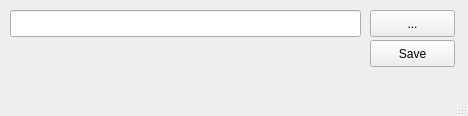
<?xml version="1.0" encoding="UTF-8"?>
<ui version="4.0">
 <class>MainWindow</class>
 <widget class="QMainWindow" name="MainWindow">
  <property name="geometry">
   <rect>
    <x>0</x>
    <y>0</y>
    <width>468</width>
    <height>116</height>
   </rect>
  </property>
  <property name="windowTitle">
   <string>MainWindow</string>
  </property>
  <widget class="QWidget" name="centralwidget">
   <widget class="QPushButton" name="lookup">
    <property name="geometry">
     <rect>
      <x>370</x>
      <y>10</y>
      <width>85</width>
      <height>27</height>
     </rect>
    </property>
    <property name="text">
     <string>...</string>
    </property>
   </widget>
   <widget class="QPushButton" name="save">
    <property name="geometry">
     <rect>
      <x>370</x>
      <y>40</y>
      <width>85</width>
      <height>27</height>
     </rect>
    </property>
    <property name="text">
     <string>Save</string>
    </property>
   </widget>
   <widget class="QLineEdit" name="address">
    <property name="geometry">
     <rect>
      <x>10</x>
      <y>10</y>
      <width>351</width>
      <height>27</height>
     </rect>
    </property>
   </widget>
  </widget>
  <widget class="QMenuBar" name="menubar">
   <property name="geometry">
    <rect>
     <x>0</x>
     <y>0</y>
     <width>468</width>
     <height>27</height>
    </rect>
   </property>
  </widget>
  <widget class="QStatusBar" name="statusbar"/>
 </widget>
 <resources/>
 <connections/>
</ui>
